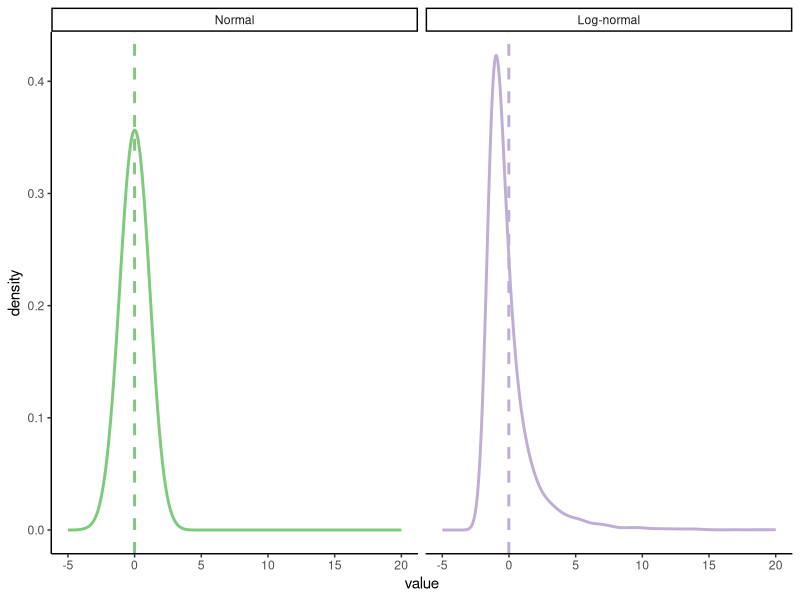
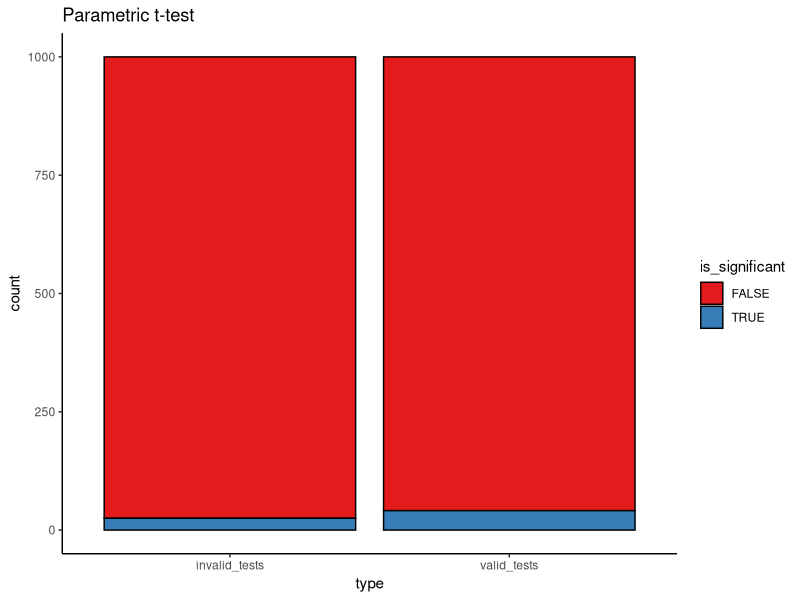
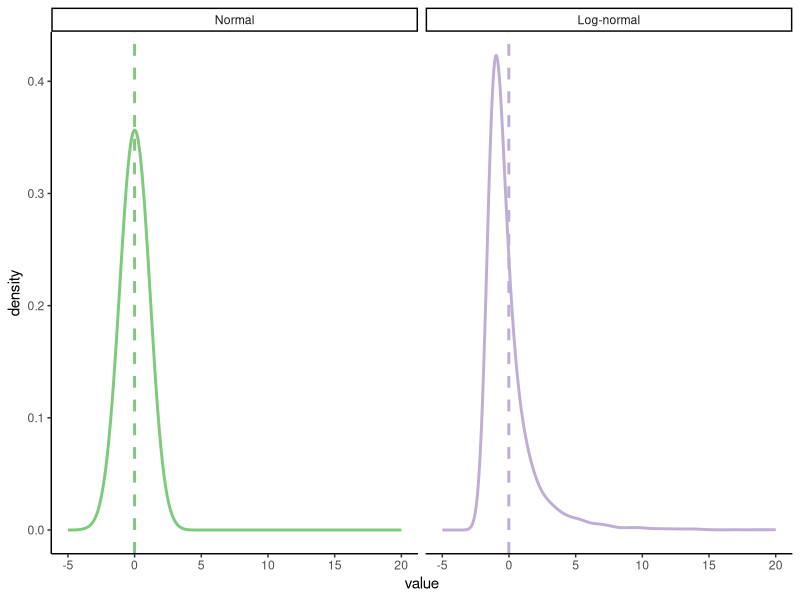

Recreate these plots in R, in order. (Note: a time limit stopped this script after it produced the figures.)
## ---- chunk 1
library("boot")
library("patchwork") 
library("tidyverse")
## ---- chunk 2
theme_set(
  theme_classic() #set the theme 
)
## ---- chunk 3
num_points = 1e4
parametric_plotting_data = data.frame(distribution = rep(c("Normal", "Log-normal"), each = num_points),
                                      value = c(rnorm(num_points, 0, 1), # normal
                                                exp(rnorm(num_points, 0, 1)) - exp(1 / 2))) %>%
  mutate(distribution = factor(distribution, levels = c("Normal", "Log-normal")))
## ---- chunk 4
ggplot(parametric_plotting_data, aes(x=value, color=distribution)) +
  geom_density(bw=0.5, size=1) +
  geom_vline(data=parametric_plotting_data %>%
               group_by(distribution) %>%
               summarize(mean_value = mean(value), sd_value = sd(value)),
             aes(xintercept=mean_value, color=distribution), 
             linetype=2, size=1) +
  xlim(-5, 20) +
  facet_grid(~ distribution, scales="free") +
  guides(color=F) +
  scale_color_brewer(palette="Accent")
## ---- chunk 5
ggsave("figures/log_normal_dists.png", width=5, height=3)
## ---- chunk 6
gen_data_and_test = function(num_observations_per) {
x = rnorm(num_observations_per, 0, 1.1)
y = rnorm(num_observations_per, 0, 1.1)

pnormal = t.test(x, y, var.equal=T)$p.value

# what if the data are log-normally distributed?
x = exp(rnorm(num_observations_per, 0, 1.1))
y = exp(rnorm(num_observations_per, 0, 1.1))

pnotnormal = t.test(x, y, var.equal=T)$p.value 
return(c(pnormal, pnotnormal))
}

parametric_issues_demo = function(num_tests, num_observations_per) {
  replicate(num_tests, gen_data_and_test(num_observations_per))
}
## ---- chunk 7
set.seed(0) # ensures we get the same results each time we run it

num_tests = 1000 # how many datasets to generate/tests to run
num_observations_per = 20 # how many obsservations in each dataset

parametric_issues_results = parametric_issues_demo(num_tests=num_tests, 
                                                   num_observations_per=num_observations_per)

parametric_issues_d = data.frame(valid_tests = parametric_issues_results[1,],
                                 invalid_tests = parametric_issues_results[2,],
                                 iteration=1:num_tests) %>%
  gather(type, p_value, contains("tests")) %>%
  mutate(is_significant = p_value < 0.05)

# Number significant results with normally distributed data
sum(parametric_issues_results[1,] < 0.05)

# number of significant results with log-normally distributed data
sum(parametric_issues_results[2,] < 0.05)
## ---- chunk 8
ggplot(parametric_issues_d, aes(x=type, fill=is_significant)) +
  geom_bar(stat="count", color="black") +
  scale_fill_brewer(palette="Set1") +
  labs(title="Parametric t-test")
## ---- chunk 9
boot_mean_diff_test = function(x, y) {
  obs_t = t.test(x, y)$statistic
  boot_iterate = function(x, y, indices) { # indices is a dummy here
    x_samp = sample(x, 
                    length(x), 
                    replace=T)
    y_samp = sample(y, 
                    length(y), 
                    replace=T)
    mean_diff = mean(y_samp) - mean(x_samp)
    return(mean_diff)
  }
  boots = boot(data = c(x, y), boot_iterate, R=500)
  #  boots = replicate(100, boot_iterate(x, y))
  #  quants = quantile(boots, probs=c(0.025, 0.975))
  quants = boot.ci(boots)$bca[4:5]
  return(sign(quants[1]) == sign(quants[2]))
}
## ---- chunk 10
# gen_data_and_boot_test = function(num_observations_per) {
# x = rnorm(num_observations_per, 0, 1.1)
# y = rnorm(num_observations_per, 0, 1.1)
# 
# pnormal = boot_mean_diff_test(x, y)
# 
# # what if the data are log-normally distributed?
# x = exp(rnorm(num_observations_per, 0, 1.1))
# y = exp(rnorm(num_observations_per, 1, 1.1))
# 
# pnotnormal = boot_mean_diff_test(x, y)
# return(c(pnormal, pnotnormal))
# }
# 
# boot_results = replicate(num_tests, gen_data_and_boot_test(num_observations_per))
# sum(boot_results[1,])
# sum(boot_results[2,])
## ---- chunk 11
perm_mean_diff_test = function(x, y) {
  obs_t = t.test(x, y)$statistic
  combined_data = c(x, y)
  n_combined = length(combined_data)
  n_x = length(x)
  perm_iterate = function(x, y) {
    perm = sample(n_combined)
    x_samp = combined_data[perm[1:n_x]]
    y_samp = combined_data[perm[-(1:n_x)]]
    this_t = t.test(x_samp, y_samp)$statistic
    return(this_t)
  }
  perms = replicate(500, perm_iterate(x, y))
  quants = quantile(perms, probs=c(0.025, 0.975))
  return(obs_t < quants[1] | obs_t > quants[2])
}
## ---- chunk 12
# this could be much more efficient
gen_data_and_norm_and_perm_test = function(num_observations_per) {
  d = data.frame(distribution=c(),
                 null_true=c(),
                 parametric=c(),
                 permutation=c()) 
    
  # normally distributed 
  ## null
  x = rnorm(num_observations_per, 0, 1.1)
  y = rnorm(num_observations_per, 0, 1.1)
  
  sig_par = t.test(x, y)$p.value < 0.05
  sig_perm = perm_mean_diff_test(x, y)
  d = bind_rows(d, 
                data.frame(distribution="Normal",
                           null_true=T,
                           parametric=sig_par,
                           permutation=sig_perm))
  
  ## non-null
  x = rnorm(num_observations_per, 0, 1.1)
  y = rnorm(num_observations_per, 1, 1.1)
  
  sig_par = t.test(x, y)$p.value < 0.05
  sig_perm = perm_mean_diff_test(x, y)
  d = bind_rows(d, 
                data.frame(distribution="Normal",
                           null_true=F,
                           parametric=sig_par,
                           permutation=sig_perm))
  
  # what if the data are log-normally distributed?
  ## null
  x = exp(rnorm(num_observations_per, 0, 1.1))
  y = exp(rnorm(num_observations_per, 0, 1.1))
  
  sig_par = t.test(x, y)$p.value < 0.05
  sig_perm = perm_mean_diff_test(x, y)
  d = bind_rows(d, 
                data.frame(distribution="Log-normal",
                           null_true=T,
                           parametric=sig_par,
                           permutation=sig_perm))
  
  ## non-null
  x = exp(rnorm(num_observations_per, 0, 1.1))
  y = exp(rnorm(num_observations_per, 1, 1.1))
  
  sig_par = t.test(x, y)$p.value < 0.05
  sig_perm = perm_mean_diff_test(x, y)
  d = bind_rows(d, 
                data.frame(distribution="Log-normal",
                           null_true=F,
                           parametric=sig_par,
                           permutation=sig_perm))
  
  return(d)
}

perm_results = replicate(num_tests, gen_data_and_norm_and_perm_test(num_observations_per),
                         simplify=F) %>%
  bind_rows()
## ---- chunk 13
perm_results = perm_results %>%
  gather(test_type, significant, parametric, permutation) %>%
  mutate(distribution=factor(distribution, levels=c("Normal", "Log-normal")),
         null_true=ifelse(null_true, 
                          "Null True",
                          "Alternative True"))
## ---- chunk 14
ggplot(perm_results %>%
         filter(null_true == "Alternative True"), aes(x=test_type, fill=significant)) +
  geom_bar(stat="count", color="black") +
  scale_fill_brewer(palette="Set1") +
  facet_grid(null_true ~ distribution) + 
  geom_hline(data=data.frame(null_true="Alternative True", 
                        alpha=num_tests*0.8),
             mapping=aes(yintercept=alpha),
             linetype=2,
             size=1,
             alpha=0.5) +
  labs(x = "Test type", y = "Percent") +
  scale_y_continuous(breaks = c(0, 0.8, 1)*num_tests,
                     labels = paste(c(0, 80, 100), "%", sep=""))
## ---- chunk 15
ggsave("figures/perm_test.png", width=5, height=3)
## ---- chunk 16
perm_results %>% 
  group_by(test_type, distribution, null_true) %>%
  summarize(pct_significant = sum(significant)/n())

## ---- chunk 17
num_points = 500
true_intercept = 0
true_slope = 1.
set.seed(0)
parametric_ci_data = data.frame(IV = rep(runif(num_points,  -1, 1), 2),
                                type = rep(c("IID Error", "Non-IID Error"), each=num_points),
                                error = rep(rnorm(num_points, 0, 1), 2)) %>%
  mutate(DV = ifelse(
    type == "IID Error",
    true_slope*IV + error,
    true_slope*IV + 2*abs(IV)*error)) # error increases proportional to distance from 0 on the IV

## ---- chunk 18
ggplot(parametric_ci_data,
       aes(x=IV, y=DV, color=type)) +
  geom_point(alpha=0.5) +
  geom_smooth(method="lm", se=T, color="black", 
              size=1.5, level=0.9999) + # inflating the confidence bands a bit
                                       # to show their distribution is similar
  scale_color_brewer(palette="Accent") +
  facet_wrap(~type) +
  guides(color=F)
## ---- chunk 19
ggsave("figures/error_dist_non_null.png", width=5, height=3)
## ---- chunk 20
summary(lm(DV ~ IV, parametric_ci_data %>% filter(type=="IID Error")))
summary(lm(DV ~ IV, parametric_ci_data %>% filter(type=="Non-IID Error")))
## ---- chunk 21
ex2_lm_bootstrap_CIs = function(data, R=1000) {
  lm_results = summary(lm(DV ~ IV, data=data))$coefficients
  bootstrap_coefficients = function(data, indices) {
    linear_model = lm(DV ~ IV, 
                      data=data[indices,]) # will select a bootstrap sample of the data
    return(linear_model$coefficients)
  }

  boot_results = boot(data=data,
                      statistic=bootstrap_coefficients,
                      R=R)
  boot_intercept_CI = boot.ci(boot_results, index=1, type="bca")
  boot_slope_CI = boot.ci(boot_results, index=2, type="bca")
  return(data.frame(intercept_estimate=lm_results[1, 1],
                    intercept_SE=lm_results[1,2],
                    slope_estimate=lm_results[2, 1],
                    slope_SE=lm_results[2,2],
                    intercept_boot_CI_low=boot_intercept_CI$bca[4],
                    intercept_boot_CI_hi=boot_intercept_CI$bca[5],
                    slope_boot_CI_low=boot_slope_CI$bca[4],
                    slope_boot_CI_hi=boot_slope_CI$bca[5]))
}
## ---- chunk 22
set.seed(0) # for bootstraps
coefficient_CI_data = parametric_ci_data %>%
  group_by(type) %>%
  do(ex2_lm_bootstrap_CIs(.)) %>%
  ungroup() 
## ---- chunk 23
coefficient_CI_data = coefficient_CI_data %>%
  gather(variable, value, -type) %>%
  separate(variable, c("parameter", "measurement"), extra="merge") %>%
  spread(measurement, value) %>%
  mutate(parametric_CI_low=estimate-1.96*SE,
         parametric_CI_hi=estimate+1.96*SE) %>%
  gather(CI_type, value, contains("CI")) %>%
  separate(CI_type, c("CI_type", "high_or_low"), extra="merge") %>%
  spread(high_or_low, value) %>%
  mutate(CI_type = factor(CI_type))
## ---- chunk 24
plot_coefficient_CI_data = function(coefficient_CI_data, errorbar_width=0.5) {
  p = ggplot(data=coefficient_CI_data, aes(x=parameter, color=CI_type, y=estimate, ymin=CI_low, ymax=CI_hi)) +
    geom_hline(data=data.frame(parameter=c("intercept", "slope"),
                               estimate=c(true_intercept, true_slope)), 
               mapping=aes(yintercept=estimate),
               linetype=3) +
    geom_point(size=2, position=position_dodge(width=0.2)) +
    geom_errorbar(position=position_dodge(width=0.2), width=errorbar_width) +
    facet_grid(~type) + 
    scale_y_continuous(breaks=c(0, 0.5, 1), limits=c(-0.2, 1.5)) +
    scale_color_brewer(palette="Dark2", drop=F)
}
## ---- chunk 25
plot_coefficient_CI_data(coefficient_CI_data)
ggsave("figures/error_dist_CI_example.png", width=5, height=3)

plot_coefficient_CI_data(coefficient_CI_data %>% 
                           filter(CI_type=="parametric"),
                         0.25)
ggsave("figures/error_dist_CI_example_parametric_only.png", width=5, height=3)
## ---- chunk 26
num_points = 200
true_intercept = 0
true_slope = 0.
set.seed(0)
parametric_ci_data = data.frame(IV = rep(runif(num_points,  -1, 1), 2),
                                type = rep(c("IID Error", "Non-IID Error"), each=num_points),
                                error = rep(rnorm(num_points, 0, 1), 2)) %>%
  mutate(DV = ifelse(
    type == "IID Error",
    true_slope*IV + error,
    true_slope*IV + 2*abs(IV)*error)) # error increases proportional to distance from 0 on the IV

## ---- chunk 27
ggplot(parametric_ci_data,
       aes(x=IV, y=DV, color=type)) +
  geom_point(alpha=0.5) +
  geom_smooth(method="lm", se=T, color="black", 
              size=1.5, level=0.9999) + # inflating the confidence bands a bit
                                       # to show their distribution is similar
  scale_color_brewer(palette="Accent") +
  facet_wrap(~type) +
  guides(color=F)
## ---- chunk 28
ggsave("figures/error_dist_null.png", width=5, height=3)
## ---- chunk 29
error_dist_null_sample = function(num_points) {
  true_intercept = 0
  true_slope = 0
  # We'll sample only for the scaling error case, we know IID works
  this_data = data.frame(IV = runif(num_points, -1, 1),
                         error = rnorm(num_points, 0, 1)) %>%
    mutate(DV = true_slope * IV + 2 * abs(IV) * error) # error increases proportional to distance from 0 on the IV
  
  coefficient_CI_data = ex2_lm_bootstrap_CIs(this_data,
                                             R = 500) # take fewer bootstrap samples, to speed things up
  
  coefficient_CI_data = coefficient_CI_data %>%
    gather(variable, value) %>%
    separate(variable, c("parameter", "measurement"), extra = "merge") %>%
    spread(measurement, value) %>%
    mutate(parametric_CI_low = estimate - 1.96 * SE,
           parametric_CI_hi = estimate + 1.96 * SE) %>%
    gather(CI_type, value, contains("CI")) %>%
    separate(CI_type, c("CI_type", "high_or_low"), extra = "merge") %>%
    spread(high_or_low, value) %>%
    mutate(significant = sign(CI_hi) == sign(CI_low)) %>%
    select(parameter, CI_type, significant)
  return(list(coefficient_CI_data))
}
## ---- chunk 30
num_simulations = 500
num_points = 200
set.seed(0)
noise_dist_simulation_results = replicate(num_simulations, error_dist_null_sample(num_points)) %>%
  bind_rows()
## ---- chunk 31
ggplot(noise_dist_simulation_results, aes(x = CI_type, fill = significant)) +
  geom_bar(stat = "count", color = "black") +
  scale_fill_brewer(palette = "Set1", direction = -1) +
  facet_wrap(~parameter) +
  scale_y_continuous(breaks = c(0, 0.05 * num_simulations, num_simulations),
                     labels = c("0%", expression(Nominal ~ alpha), "100%")) +
  labs(x = "Test type",
       y = "Proportion significant") +
  geom_hline(yintercept = 0.05 * num_simulations, linetype = 2)
## ---- chunk 32
ggsave("figures/error_dist_proportion_significant.png", width=5, height=3)
## ---- chunk 33
noise_dist_simulation_results %>%
  count(parameter, CI_type, significant) %>%
  mutate(prop=n/num_simulations)
## ---- chunk 34
density_similarity_conceptual_plot_data = expand.grid(x = seq(0, 4, 0.01),
                                                      y = seq(0, 4, 0.01)) %>%
  mutate(population_1 = exp(-((x - 2)^2 + (y - 3)^2) / 8) * exp(-((x - 2 / y)^2 + (y - 1 / x)^2) / 2), # These are definitely not proper distributions
         population_2 = exp(-((x)^2 + (y)^2) / 8) * exp(-((x / 2)^2 + (y / 2 - 1 / x)^2) / 2)) %>%
  gather(population, value, contains("population"))
## ---- chunk 35
ggplot(density_similarity_conceptual_plot_data,
       aes(x = x, y = y, z = value, color = population)) +
  geom_contour(size = 1, bins = 8) +
  scale_color_brewer(palette = "Dark2") +
  facet_wrap(~population) +
  labs(x = "Feature 1", y = "Feature 2") +
  guides(color = F)
## ---- chunk 36
ggsave("figures/conceptual_density_plot.png", width=5, height=3)
## ---- chunk 37
num_points = 100
true_intercept = 0
true_slope = 1.
set.seed(2) # I p-hacked the shit out of this demo to make the ideas more clear
parametric_ci_data = data.frame(IV = rep(runif(num_points, -1, 1), 2),
                                type = rep(c("IID Error", "Scaling Error"), each = num_points),
                                error = rep(rnorm(num_points, 0, 1), 2)) %>%
  mutate(DV = ifelse(
    type == "IID Error",
    true_slope * IV + error,
    true_slope * IV + 2 * abs(IV) * error)) # error increases proportional to distance from 0 on the IV
## ---- chunk 38
p = ggplot(parametric_ci_data,
           aes(x = IV, y = DV)) +
  geom_point(alpha = 0.25) +
  geom_smooth(method = "lm", se = F, color = "black",
              size = 1.5) +
  facet_wrap(~type)
p
## ---- chunk 39
ggsave("figures/bootstrap_demo_0.png", width=5, height=3)
## ---- chunk 40
set.seed(15) # See above RE: p-hacking
samp_1_indices = sample(2:num_points, num_points, replace = T)
samp_1 = parametric_ci_data[c(samp_1_indices, samp_1_indices + num_points), ] # take the same rows from each type of data
set.seed(2) # See above RE: p-hacking
samp_2_indices = sample(1:num_points, num_points, replace = T)
samp_2 = parametric_ci_data[c(samp_2_indices, samp_2_indices + num_points), ]

many_samples_indices = sample(1:num_points, 8 * num_points, replace = T)
many_samples = bind_rows(samp_1 %>%
                           mutate(sample = 1),
                         samp_2 %>% mutate(sample = 2),
                         parametric_ci_data[c(many_samples_indices, many_samples_indices + num_points), ] %>%
                           mutate(sample = rep(rep(3:10, each = num_points), 2)))
## ---- chunk 41
p + 
  geom_point(data=samp_1,
             aes(color=NA), color="red", alpha=0.5) 

## ---- chunk 42
ggsave("figures/bootstrap_demo_1.png", width=5, height=3)
## ---- chunk 43
p + 
  geom_point(data=samp_1,
             aes(color=NA), color="red", alpha=0.5) +
  geom_smooth(data=samp_1,
              method="lm", se=F, color="red", 
              size=1.5) 

## ---- chunk 44
ggsave("figures/bootstrap_demo_2.png", width=5, height=3)
## ---- chunk 45
p + 
  geom_point(data=samp_2,
             aes(color=NA), color="red", alpha=0.5) 
## ---- chunk 46
ggsave("figures/bootstrap_demo_3.png", width=5, height=3)
## ---- chunk 47
p + 
  geom_point(data=samp_2,
             aes(color=NA), color="red", alpha=0.5) +
  geom_smooth(data=samp_2,
              method="lm", se=F, color="red", 
              size=1.5) 
## ---- chunk 48
ggsave("figures/bootstrap_demo_4.png", width=5, height=3)
## ---- chunk 49
p +  
  geom_smooth(data=many_samples,
              aes(group=sample),
              method="lm", se=F, 
              size=1.5,
              color="red")
## ---- chunk 50
ggsave("figures/bootstrap_demo_5.png", width=5, height=3)
## ---- chunk 51
num_top_points = 23
num_mid_points = 4
num_outlier_points = 2
max_score = 100
set.seed(0)
test_score_data = data.frame(
  score = c(rbinom(num_top_points, max_score, 0.9999), rbinom(num_mid_points, max_score, 0.97), sample(0:max_score, num_outlier_points, replace = T)),
  type = "Observed sample"
)
## ---- chunk 52
get_mean_score = function(data, indices) {
  return(mean(data[indices,]$score))
}

bootstrap_results = boot(test_score_data, get_mean_score, R=1000)
bootstrap_CIs = boot.ci(bootstrap_results)
bootstrap_CIs
## ---- chunk 53
test_summary_data = test_score_data %>%
  summarise(mean = mean(score),
            se = sd(score) / sqrt(n()),
            parametric_CI_low = mean - 1.96 * se,
            parametric_CI_high = mean + 1.96 * se)

test_score_data = test_score_data %>%
  bind_rows(
    data.frame(score = bootstrap_results$t, type = "Boot. sampling dist.")
  ) %>%
  mutate(type = factor(type, levels = c("Observed sample", "Boot. sampling dist.")))

test_summary_data = test_summary_data %>%
  mutate(type = factor("Boot. sampling dist.", levels = levels(test_score_data$type)),
         percentile_CI_low = bootstrap_CIs$percent[4],
         percentile_CI_high = bootstrap_CIs$percent[5],
         bca_CI_low = bootstrap_CIs$bca[4],
         bca_CI_high = bootstrap_CIs$bca[5]) %>%
  gather(CI_type, value, contains("CI")) %>%
  separate(CI_type, c("CI_type", "endpoint"), extra = "merge") %>%
  spread(endpoint, value) %>%
  mutate(y = c(170, 210, 190),
         CI_type = factor(CI_type, levels = c("parametric", "percentile", "bca"), labels = c("Normal", "Boot: %", "Boot: BCA")))
## ---- chunk 54
ggplot(test_summary_data %>%
         filter(CI_type != "Boot: BCA"), aes(x = score)) +
  geom_histogram(data = test_score_data,
                 binwidth = 1) +
  geom_point(mapping = aes(x = mean, y = y, color = CI_type),
             size = 2) +
  geom_errorbarh(mapping = aes(y = y, color = CI_type, xmin = CI_low, x = NULL, xmax = CI_high),
                 size = 1,
                 position = position_dodge()) +
  facet_grid(type ~ ., scales = "free_y") +
  scale_color_brewer(palette = "Dark2") +
  guides(color = guide_legend(title = "CI"))
## ---- chunk 55
ggsave("figures/bootstrap_CI_0.png", width=5, height=3)
## ---- chunk 56
ggplot(test_summary_data, aes(x = score)) +
  geom_histogram(data = test_score_data,
                 binwidth = 1) +
  geom_point(mapping = aes(x = mean, y = y, color = CI_type),
             size = 2) +
  geom_errorbarh(mapping = aes(y = y, color = CI_type, xmin = CI_low, x = NULL, xmax = CI_high),
                 size = 1,
                 position = position_dodge()) +
  facet_grid(type ~ ., scales = "free_y") +
  scale_color_brewer(palette = "Dark2") +
  guides(color = guide_legend(title = "CI"))
ggsave("figures/bootstrap_CI_1.png", width = 5, height = 3)
## ---- chunk 57
num_flips = 20
true_heads_prob = 0.9
set.seed(2)
flips = rbinom(num_flips, 1, true_heads_prob)
flip_data = data.frame(flip_result = factor(flips, labels=c("Tails", "Heads")))
## ---- chunk 58
flip_data_plot = ggplot(data = flip_data, aes(x = flips, fill = flips)) +
  geom_dotplot(binwidth=0.03) +
  scale_x_continuous(breaks = c(0, 1),
                     labels = c("tails", "heads")) +
  scale_y_continuous(breaks=c()) +
  labs(x="Flip result", y="")
## ---- chunk 59
get_mean_heads = function(data, indices) {
  return(mean(data[indices, "flip_result"] == "Heads"))
}

set.seed(0)
bootstrap_results = boot(flip_data, get_mean_heads, R=20000)
bootstrap_CIs = boot.ci(bootstrap_results)
bootstrap_CIs
## ---- chunk 60
flip_boot_plot = ggplot(data = data.frame(mean_flips = bootstrap_results$t),
                        aes(x = mean_flips)) +
  geom_histogram(binwidth = 0.05) +
  xlim(0, 1) +
  geom_vline(xintercept = 0.5,
             color = "red",
             size = 1.1) +
  annotate("text",
           label = "Null value",
           color = "red",
           x = 0.43, y = 2500,
           angle = 90,
           size = 4) +
  annotate("text",
           label = "95% CI",
           color = "blue",
           x = 0.75, y = 5400,
           size = 4) +
  geom_errorbarh(aes(xmin = bootstrap_CIs$bca[4],
                     xmax = bootstrap_CIs$bca[5],
                     y = 5100),
                 color = "blue",
                 size = 1.1,
                 height = 200) +
  labs(x = "Boot. sampling dist.")

flip_boot_plot
## ---- chunk 61
flip_data_plot + flip_boot_plot +
  plot_layout()

ggsave("figures/bootstrap_test.png", width = 5, height = 2.5)
## ---- chunk 62
bootstrap_CIs = boot.ci(bootstrap_results,
                        conf = 0.999)
flip_boot_plot = ggplot(data = data.frame(mean_flips = bootstrap_results$t),
                        aes(x = mean_flips)) +
  geom_histogram(binwidth = 0.05) +
  xlim(0, 1) +
  geom_vline(xintercept = 0.5,
             color = "red",
             size = 1.1) +
  annotate("text",
           label = "Null value",
           color = "red",
           x = 0.43, y = 2500,
           angle = 90,
           size = 4) +
  annotate("text",
           label = "99.9% CI",
           color = "blue",
           x = 0.75, y = 5400,
           size = 4) +
  geom_errorbarh(aes(xmin = bootstrap_CIs$bca[4],
                     xmax = bootstrap_CIs$bca[5],
                     y = 5100),
                 color = "blue",
                 size = 1.1,
                 height = 200) +
  labs(x = "Boot. sampling dist.")

flip_boot_plot
## ---- chunk 63
flip_data_plot + flip_boot_plot +
  plot_layout()

ggsave("figures/bootstrap_test_999.png", width=5, height=2.5)
